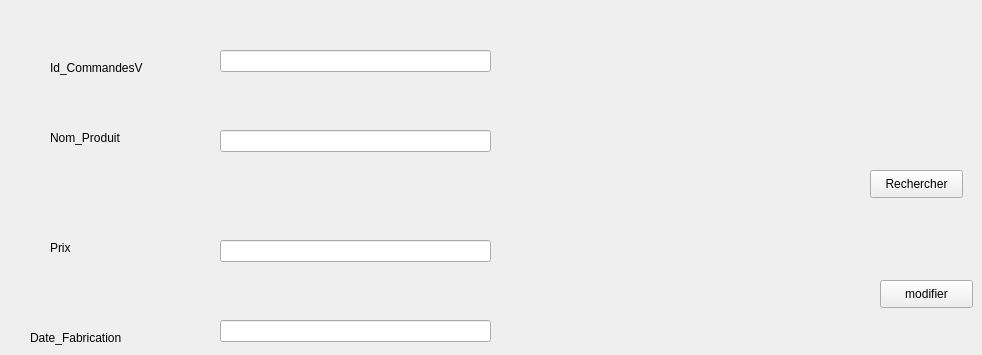
      <widget class="QWidget" name="tab_5">
       <attribute name="title">
        <string>Modifier Commandes de Ventes</string>
       </attribute>
       <widget class="QLineEdit" name="lineEdit">
        <property name="geometry">
         <rect>
          <x>220</x>
          <y>50</y>
          <width>271</width>
          <height>22</height>
         </rect>
        </property>
       </widget>
       <widget class="QLabel" name="label_17">
        <property name="geometry">
         <rect>
          <x>50</x>
          <y>60</y>
          <width>121</width>
          <height>16</height>
         </rect>
        </property>
        <property name="text">
         <string>Id_CommandesV</string>
        </property>
       </widget>
       <widget class="QPushButton" name="pushButton">
        <property name="geometry">
         <rect>
          <x>870</x>
          <y>170</y>
          <width>93</width>
          <height>28</height>
         </rect>
        </property>
        <property name="text">
         <string>Rechercher</string>
        </property>
       </widget>
       <widget class="QPushButton" name="pushButton_2">
        <property name="geometry">
         <rect>
          <x>880</x>
          <y>280</y>
          <width>93</width>
          <height>28</height>
         </rect>
        </property>
        <property name="text">
         <string>modifier</string>
        </property>
       </widget>
       <widget class="QLabel" name="label_18">
        <property name="geometry">
         <rect>
          <x>50</x>
          <y>130</y>
          <width>101</width>
          <height>16</height>
         </rect>
        </property>
        <property name="text">
         <string>Nom_Produit</string>
        </property>
       </widget>
       <widget class="QLineEdit" name="lineEdit_2">
        <property name="geometry">
         <rect>
          <x>220</x>
          <y>130</y>
          <width>271</width>
          <height>22</height>
         </rect>
        </property>
       </widget>
       <widget class="QLabel" name="label_19">
        <property name="geometry">
         <rect>
          <x>50</x>
          <y>240</y>
          <width>55</width>
          <height>16</height>
         </rect>
        </property>
        <property name="text">
         <string>Prix</string>
        </property>
       </widget>
       <widget class="QLineEdit" name="lineEdit_3">
        <property name="geometry">
         <rect>
          <x>220</x>
          <y>240</y>
          <width>271</width>
          <height>22</height>
         </rect>
        </property>
       </widget>
       <widget class="QLabel" name="label_20">
        <property name="geometry">
         <rect>
          <x>30</x>
          <y>330</y>
          <width>101</width>
          <height>16</height>
         </rect>
        </property>
        <property name="text">
         <string>Date_Fabrication</string>
        </property>
       </widget>
       <widget class="QLineEdit" name="lineEdit_4">
        <property name="geometry">
         <rect>
          <x>220</x>
          <y>320</y>
          <width>271</width>
          <height>22</height>
         </rect>
        </property>
       </widget>
      </widget>
